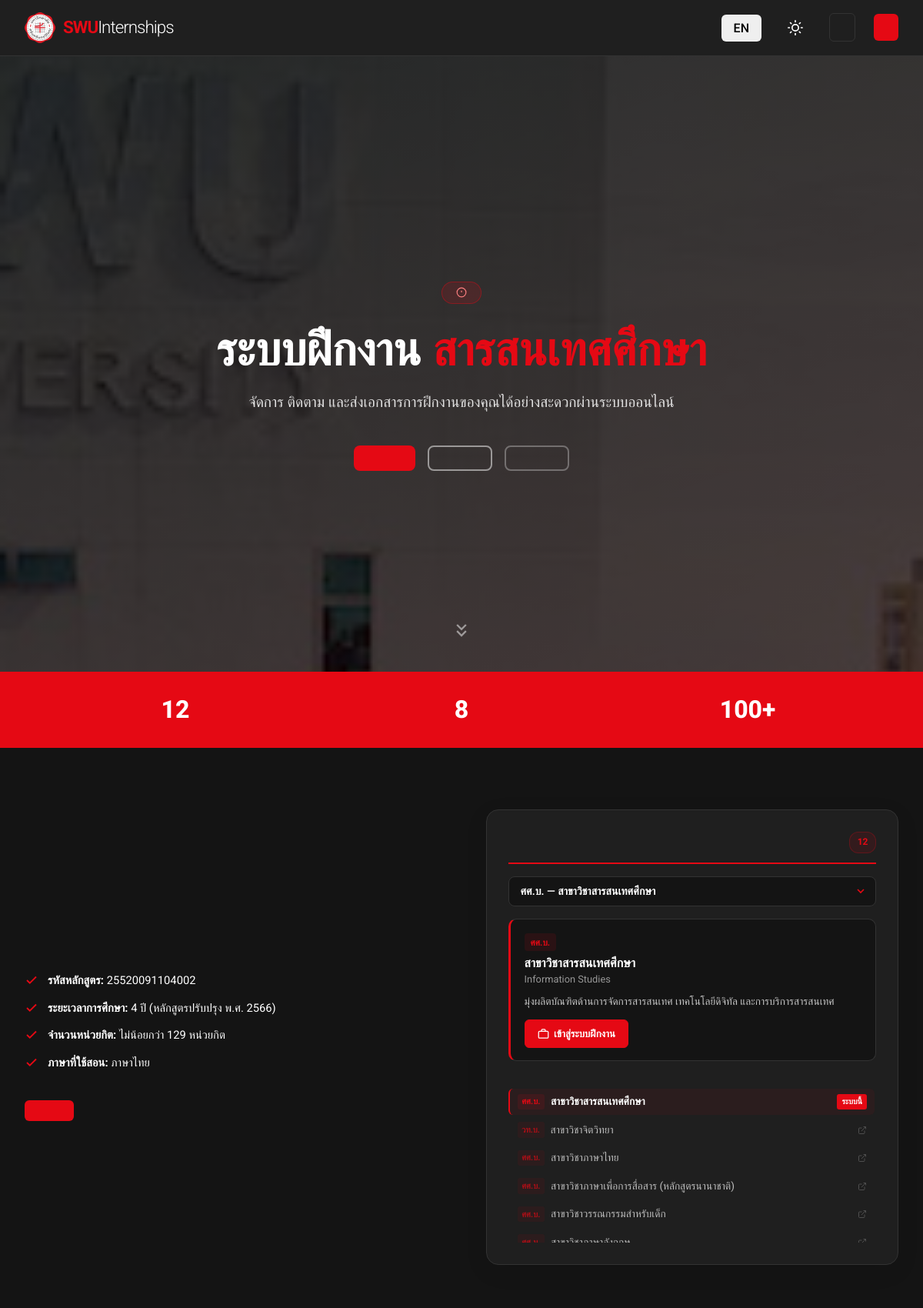
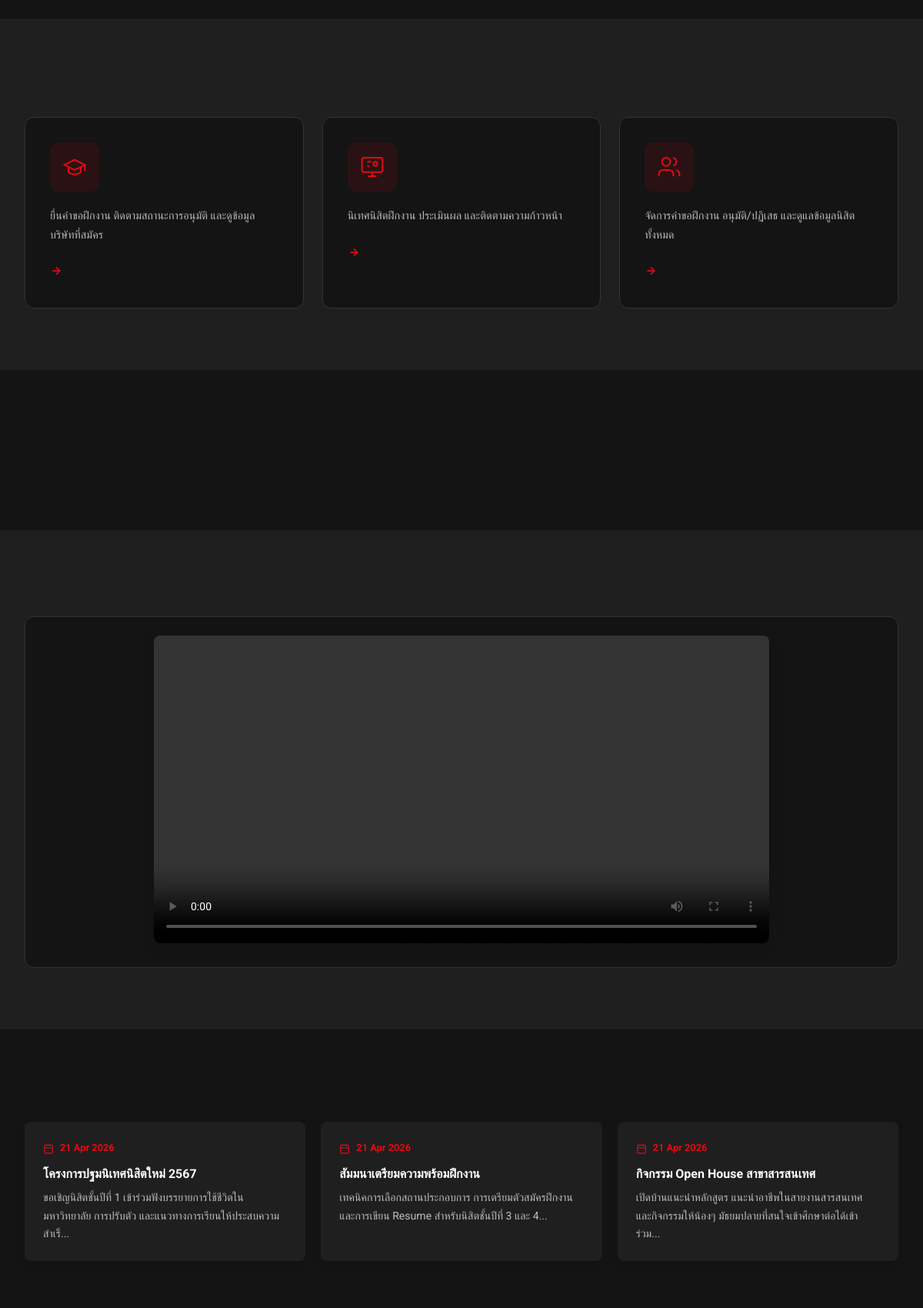
The page / (upper part) on the database its author committed (2 pictures, top to bottom).
### tables this page shows
CREATE TABLE `news_activities` (
  `id` INT NOT NULL AUTO_INCREMENT,
  `title` VARCHAR(255) NOT NULL,
  `content` TEXT NOT NULL,
  `created_at` TIMESTAMP NULL DEFAULT CURRENT_TIMESTAMP,
  PRIMARY KEY (`id`)
);

### index.php (the view, shortened to what this page needs)
<?php
require_once 'includes/db_connect.php';
$lang = $_GET['lang'] ?? $_SESSION['lang'] ?? 'th';
$t = require "lang/{$lang}.php";
require_once 'includes/header.php';
require_once 'includes/navbar.php';
?>
<section class="hero-section" style="background: linear-gradient(160deg, rgba(0,0,0,0.82) 0%, rgba(20,0,0,0.75) 100%),
           url('assets/images/index1.jpg') center / cover no-repeat fixed;
           min-height: 100vh; display:flex; flex-direction:column; justify-content:center; align-items:center;
           text-align:center; padding: 6rem 2rem 4rem; color:#fff; position:relative;">
    <div style="display:inline-flex; align-items:center; gap:0.5rem; background:rgba(229,9,20,0.15);
                border:1px solid rgba(229,9,20,0.4); border-radius:20px; padding:0.4rem 1.1rem;
                font-size:0.85rem; letter-spacing:1px; text-transform:uppercase; margin-bottom:1.5rem; color:#ff8080;">
        <svg xmlns="http://www.w3.org/2000/svg" width="14" height="14" viewBox="0 0 24 24" fill="none"
            stroke="currentColor" stroke-width="2">
            <circle cx="12" cy="12" r="10" />
            <line x1="12" y1="8" x2="12" y2="12" />
            <line x1="12" y1="16" x2="12.01" y2="16" />
        </svg>
    </div>
    <h1
        style="font-size: clamp(2.2rem, 5vw, 4rem); font-weight:800; line-height:1.2; margin-bottom:1rem; max-width:800px;">
        <?= $t['hero_title_1'] ?? 'ระบบฝึกงาน ' ?>
        <span style="color:var(--primary-color);"><?= $t['hero_title_2'] ?? 'สารสนเทศศึกษา' ?></span>
    </h1>
    <p style="font-size:1.2rem; opacity:0.85; max-width:600px; line-height:1.7; margin-bottom:2.5rem;">
        <?= $t['hero_subtitle'] ?? 'จัดการ ติดตาม และส่งเอกสารการฝึกงานของคุณได้อย่างสะดวกผ่านระบบออนไลน์' ?>
    </p>
    <div style="display:flex; gap:1rem; flex-wrap:wrap; justify-content:center;">
        <?php if (!isset($_SESSION['user_id'])): ?>
            <a href="login.php" class="btn btn-primary"
                style="font-size:1.1rem; padding:0.9rem 2.5rem; border-radius:8px; font-weight:700;">
            </a>
            <a href="register.php" class="btn" style="font-size:1.1rem; padding:0.9rem 2.5rem; border-radius:8px; font-weight:600;
                      border:2px solid rgba(255,255,255,0.5); color:#fff; background:transparent;">
            </a>
        <?php endif; ?>
        <a href="#about" class="btn" style="font-size:1.1rem; padding:0.9rem 2.5rem; border-radius:8px; font-weight:600;
                  border:2px solid rgba(255,255,255,0.3); color:rgba(255,255,255,0.8); background:transparent;">
        </a>
    </div>
    <div style="position:absolute; bottom:2rem; left:50%; transform:translateX(-50%); animation:bounce 2s infinite;">
        <svg xmlns="http://www.w3.org/2000/svg" width="28" height="28" viewBox="0 0 24 24" fill="none"
            stroke="rgba(255,255,255,0.5)" stroke-width="2">
            <path d="M7 13l5 5 5-5M7 6l5 5 5-5" />
        </svg>
    </div>
</section>
<div style="background:var(--primary-color); padding:1.5rem 2rem;">
    <div
        style="max-width:1100px; margin:0 auto; display:grid; grid-template-columns:repeat(auto-fit,minmax(180px,1fr)); gap:1rem; text-align:center; color:#fff;">
        <div>
            <div style="font-size:2rem; font-weight:800;">12</div>
        </div>
        <div>
            <div style="font-size:2rem; font-weight:800;">8</div>
        </div>
        <div>
            <div style="font-size:2rem; font-weight:800;">100+</div>
        </div>
    </div>
</div>
<section id="about" class="index-section" style="background:var(--bg-color);">
    <div class="container">
        <div style="display:grid; grid-template-columns:1fr 1fr; gap:4rem; align-items:center;">
            <div>
                <div style="display:flex; flex-direction:column; gap:0.75rem; margin-bottom:2rem;">
                    <?php
                    $features = [
                        ['รหัสหลักสูตร', '25520091104002'],
                        ['ระยะเวลาการศึกษา', '4 ปี (หลักสูตรปรับปรุง พ.ศ. 2566)'],
                        ['จำนวนหน่วยกิต', 'ไม่น้อยกว่า 129 หน่วยกิต'],
                        ['ภาษาที่ใช้สอน', 'ภาษาไทย'],
                    ];
                    foreach ($features as [$k, $v]):
                        ?>
                        <div style="display:flex; gap:0.75rem; align-items:flex-start;">
                            <svg xmlns="http://www.w3.org/2000/svg" width="18" height="18" viewBox="0 0 24 24" fill="none"
                                stroke="var(--primary-color)" stroke-width="2.5" style="flex-shrink:0;margin-top:2px">
                                <polyline points="20 6 9 17 4 12" />
                            </svg>
                            <span style="color:var(--text-color); font-size:0.92rem;"><strong><?= $k ?>:</strong>
                                <?= $v ?></span>
                        </div>
                    <?php endforeach; ?>
                </div>
                <button onclick="document.getElementById('curriculumModal').style.display='flex'"
                    class="btn btn-primary" style="padding:0.85rem 2rem; font-size:0.95rem;">
                </button>
            </div>
            <div class="majors-panel">
                <div class="majors-panel-header">
                    <span class="majors-count-badge"><?= count($index_majors) ?> <?= $t['majors_count'] ?></span>
                </div>
                <div class="majors-select-wrap">
                    <select id="majorSelect" class="majors-select form-control">
                        <?php foreach ($index_majors as $i => $m): ?>
                            <option value="<?= $i ?>" <?= !empty($m['highlight']) ? 'selected' : '' ?>>
                                <?= htmlspecialchars($m['degree']) ?> — <?= htmlspecialchars($m['name']) ?>
                            </option>
                        <?php endforeach; ?>
                    </select>
                    <span class="majors-select-arrow">
                    </span>
                </div>
                <div class="majors-detail-card" id="majorDetail">
                </div>
                <div class="majors-links-title"><?= $t['all_programs_link'] ?></div>
                <div class="majors-links-list">
                    <?php foreach ($index_majors as $i => $m): ?>
                        <a href="<?= htmlspecialchars($m['url']) ?>"
                            class="majors-link-item <?= !empty($m['highlight']) ? 'majors-link-active' : '' ?>"
                            data-index="<?= $i ?>" <?= empty($m['system']) ? 'target="_blank"' : '' ?>
                            onclick="selectMajor(<?= $i ?>); <?= !empty($m['system']) ? 'return false;' : '' ?>">
                            <span class="majors-link-degree"><?= htmlspecialchars($m['degree']) ?></span>
                            <span class="majors-link-name"><?= htmlspecialchars($m['name']) ?></span>
                            <?php if (!empty($m['system'])): ?>
                                <span class="majors-link-system-badge">ระบบนี้</span>
                            <?php else: ?>
                                <svg class="majors-link-ext" xmlns="http://www.w3.org/2000/svg" width="12" height="12"
                                    viewBox="0 0 24 24" fill="none" stroke="currentColor" stroke-width="2">
                                    <path d="M18 13v6a2 2 0 0 1-2 2H5a2 2 0 0 1-2-2V8a2 2 0 0 1 2-2h6" />
                                    <polyline points="15 3 21 3 21 9" />
                                    <line x1="10" y1="14" x2="21" y2="3" />
                                </svg>
                            <?php endif; ?>
                        </a>
                    <?php endforeach; ?>
                </div>
            </div>
        </div>
    </div>
</section>
<section id="internship" class="index-section" style="background:var(--card-bg);">
    <div class="container">
        <div style="display:grid; grid-template-columns:repeat(auto-fit,minmax(280px,1fr)); gap:1.5rem;">
            <?php
            $features_intern = [
                [
                    'icon' => '<svg xmlns="http://www.w3.org/2000/svg" width="32" height="32" viewBox="0 0 24 24" fill="none" stroke="currentColor" stroke-width="1.5"><path d="M22 10v6M2 10l10-5 10 5-10 5z"/><path d="M6 12v5c3 3 9 3 12 0v-5"/></svg>',
                    'title' => $t['role_student'],
                    'desc' => $lang === 'th' ? 'ยื่นคำขอฝึกงาน ติดตามสถานะการอนุมัติ และดูข้อมูลบริษัทที่สมัคร' : 'Submit internship requests, track approval status and view company info.',
                    'link' => 'login.php',
                ],
                [
                    'icon' => '<svg xmlns="http://www.w3.org/2000/svg" width="32" height="32" viewBox="0 0 24 24" fill="none" stroke="currentColor" stroke-width="1.5"><rect x="2" y="3" width="20" height="14" rx="2"/><path d="M8 21h8M12 17v4"/><path d="M7 7h4M7 11h2"/><circle cx="15" cy="9" r="2"/></svg>',
                    'title' => $t['role_teacher'],
                    'desc' => $lang === 'th' ? 'นิเทศนิสิตฝึกงาน ประเมินผล และติดตามความก้าวหน้า' : 'Supervise interns, evaluate performance and track progress.',
                    'link' => 'login.php',
                ],
                [
                    'icon' => '<svg xmlns="http://www.w3.org/2000/svg" width="32" height="32" viewBox="0 0 24 24" fill="none" stroke="currentColor" stroke-width="1.5"><path d="M16 21v-2a4 4 0 0 0-4-4H6a4 4 0 0 0-4 4v2"/><circle cx="9" cy="7" r="4"/><path d="M22 21v-2a4 4 0 0 0-3-3.87M16 3.13a4 4 0 0 1 0 7.75"/></svg>',
                    'title' => $t['role_staff'],
                    'desc' => $lang === 'th' ? 'จัดการคำขอฝึกงาน อนุมัติ/ปฏิเสธ และดูแลข้อมูลนิสิตทั้งหมด' : 'Manage internship requests, approve/reject and oversee all student data.',
                    'link' => 'login.php',
                ],
            ];
            foreach ($features_intern as $fi):
                ?>
                <div style="background:var(--bg-color); border-radius:12px; padding:2rem; border:1px solid var(--border-color);
                        transition:transform 0.25s, box-shadow 0.25s;"
                    onmouseover="this.style.transform='translateY(-4px)';this.style.boxShadow='0 12px 30px rgba(0,0,0,0.1)'"
                    onmouseout="this.style.transform='';this.style.boxShadow=''">
                    <div
                        style="width:64px; height:64px; background:rgba(229,9,20,0.1); border-radius:12px;
                             display:flex; align-items:center; justify-content:center; color:var(--primary-color); margin-bottom:1.25rem;">
                        <?= $fi['icon'] ?>
                    </div>
                    <p
                        style="font-size:0.9rem; opacity:0.7; line-height:1.7; margin-bottom:1.5rem; color:var(--text-color);">
                        <?= $fi['desc'] ?>
                    </p>
                    <a href="<?= $fi['link'] ?>"
                        style="display:inline-flex; align-items:center; gap:0.4rem; color:var(--primary-color); font-weight:600; font-size:0.9rem; text-decoration:none;">
                        <svg xmlns="http://www.w3.org/2000/svg" width="16" height="16" viewBox="0 0 24 24" fill="none"
                            stroke="currentColor" stroke-width="2.5">
                            <line x1="5" y1="12" x2="19" y2="12" />
                            <polyline points="12 5 19 12 12 19" />
                        </svg>
                    </a>
                </div>
            <?php endforeach; ?>
        </div>
    </div>
</section>
<section id="teachers" class="index-section" style="background:var(--bg-color);">
</section>
<section class="index-section" style="background:var(--card-bg);">
    <div class="container">
        <div
            style="text-align:center; background:var(--bg-color); padding:1.5rem; border-radius:12px; border:1px solid var(--border-color);">
            <video controls
                style="width:100%; max-width:800px; border-radius:8px; box-shadow:0 4px 20px rgba(0,0,0,0.15);">
                <source src="<?= htmlspecialchars($base_url) ?>/assets/videos/intro.mp4" type="video/mp4">
            </video>
        </div>
    </div>
</section>
<section id="news" class="index-section" style="background:var(--bg-color);">
    <div class="container">
        <div
            style="display:flex; justify-content:space-between; align-items:flex-end; margin-bottom:2rem; flex-wrap:wrap; gap:1rem;">
        </div>
        <div class="teachers-grid" style="margin-top:0; gap:1.25rem;">
            <?php
            try {
                $stmt_news = $conn->query("SELECT * FROM news_activities ORDER BY created_at DESC LIMIT 6");
                $news_rows = $stmt_news->fetchAll(PDO::FETCH_ASSOC);
                if (count($news_rows) > 0):
                    foreach ($news_rows as $news):
                        ?>
                        <div class="card" style="transition:transform 0.22s, box-shadow 0.22s; cursor:default;"
                            onmouseover="this.style.transform='translateY(-4px)';this.style.boxShadow='0 12px 30px rgba(0,0,0,0.12)'"
                            onmouseout="this.style.transform='';this.style.boxShadow=''">
                            <div
                                style="display:flex; align-items:center; gap:0.5rem; color:var(--primary-color); font-weight:700; margin-bottom:0.75rem; font-size:0.8rem;">
                                <svg xmlns="http://www.w3.org/2000/svg" width="14" height="14" viewBox="0 0 24 24" fill="none"
                                    stroke="currentColor" stroke-width="2">
                                    <rect x="3" y="4" width="18" height="18" rx="2" ry="2" />
                                    <line x1="16" y1="2" x2="16" y2="6" />
                                    <line x1="8" y1="2" x2="8" y2="6" />
                                    <line x1="3" y1="10" x2="21" y2="10" />
                                </svg>
                                <?= date('d M Y', strtotime($news['created_at'])) ?>
                            </div>
                            <h3
                                style="font-size:1rem; font-weight:700; margin-bottom:0.5rem; line-height:1.4; color:var(--text-color);">
                                <?= htmlspecialchars($news['title']) ?>
                            </h3>
                            <p style="font-size:0.88rem; line-height:1.65; opacity:0.7; color:var(--text-color);">
                                <?= htmlspecialchars(mb_substr($news['content'], 0, 110)) ?>...
                            </p>
                        </div>
                        <?php
                    endforeach;
                else:
                    ?>
                    <div style="grid-column:1/-1; text-align:center; padding:3rem; opacity:0.5; color:var(--text-color);">
                        <?= $t['no_news'] ?>
                    </div>
                    <?php
                endif;
            } catch (PDOException $e) {
            }
            ?>
        </div>
    </div>
</section>
<?php require_once 'includes/footer.php'; ?>

### rows shown on the page
news_activities: created_at "21 Apr 2026", title "โครงการปฐมนิเทศนิสิตใหม่ 2567", content "ขอเชิญนิสิตชั้นปีที่ 1 เข้าร่วมฟังบรรยายการใช้ชีวิตในมหาวิทยาลัย การปรับตัว และแนวทางการเรียนให้ประสบความสำเร็"
news_activities: created_at "21 Apr 2026", title "สัมมนาเตรียมความพร้อมฝึกงาน", content "เทคนิคการเลือกสถานประกอบการ การเตรียมตัวสมัครฝึกงาน และการเขียน Resume สำหรับนิสิตชั้นปีที่ 3 และ 4"
news_activities: created_at "21 Apr 2026", title "กิจกรรม Open House สาขาสารสนเทศ", content "เปิดบ้านแนะนำหลักสูตร แนะนำอาชีพในสายงานสารสนเทศ และกิจกรรมให้น้องๆ มัธยมปลายที่สนใจเข้าศึกษาต่อได้เข้าร่วม"

### other values the page prints
$t['hero_title_1'] "ระบบฝึกงาน"
$t['hero_title_2'] "สารสนเทศศึกษา"
$t['hero_subtitle'] "จัดการ ติดตาม และส่งเอกสารการฝึกงานของคุณได้อย่างสะดวกผ่านระบบออนไลน์"
$k "รหัสหลักสูตร"
$v "25520091104002"
$k "ระยะเวลาการศึกษา"
$v "4 ปี (หลักสูตรปรับปรุง พ.ศ. 2566)"
$k "จำนวนหน่วยกิต"
$v "ไม่น้อยกว่า 129 หน่วยกิต"
$k "ภาษาที่ใช้สอน"
$v "ภาษาไทย"
count($index_majors) "12"
$m['degree'] "ศศ.บ."
$m['name'] "สาขาวิชาสารสนเทศศึกษา"
$m['degree'] "วท.บ."
